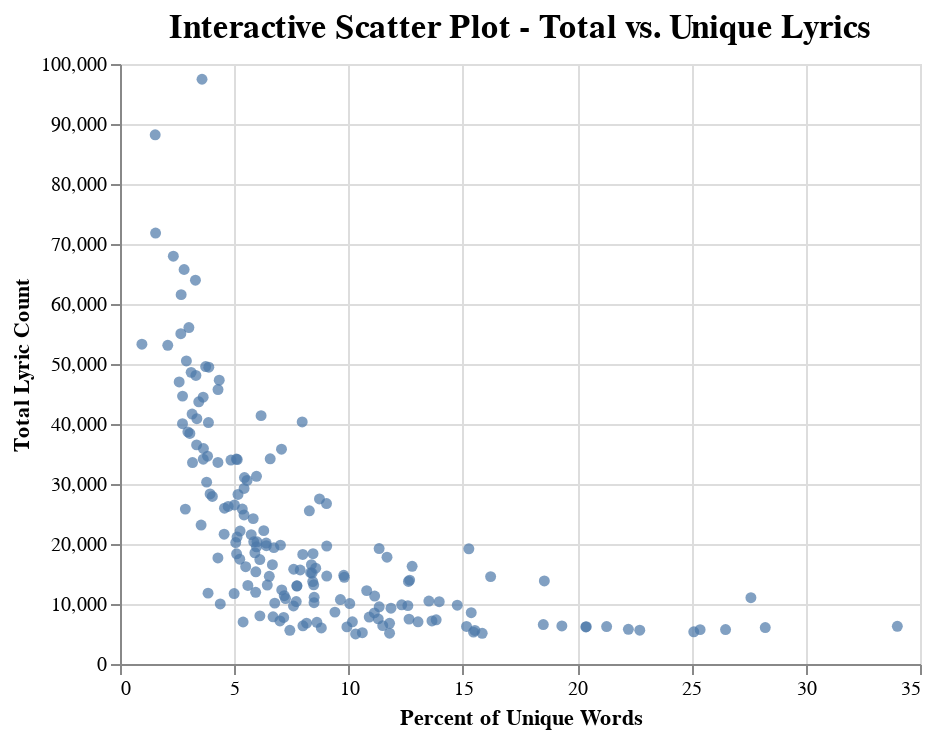

Notebook code for this chart:
### Code cell
### Below is the code for Figure 2)

metal = metal_analysis_df
metal = metal.rename(columns={'add_one':'unique_words'})

# scatter plots of points
scatter = alt.Chart(metal).mark_circle().encode(
    #x='unique_ratio:Q',
    #y='tokenized_lyrics:Q',
    x=alt.X('unique_ratio:Q', title='Percent of Unique Words'),
    y=alt.Y('tokenized_lyrics:Q', title='Total Lyric Count'),

    tooltip=['artist:N','tokenized_lyrics:Q','unique_words:Q',
             'unique_ratio:Q']
).configure_axis(
    titleFontSize=20,
    labelFontSize=18,
).interactive().properties(title="Interactive Scatter Plot - Total vs. Unique Lyrics"
                            ).configure(font="Arial",title=alt.TitleConfig(fontSize=17)
                            )
# # legend
# legend = alt.Chart(cars).mark_rect().encode(
#     y=alt.Y('Origin:N', axis=alt.Axis(title='Select Origin')),
#     color=alt.condition(click, 'Origin:N', 
#                         alt.value('lightgray'), legend=None),
#     size=alt.value(250)
# ).properties(
#     selection=click
# )

chart = scatter
chart
# chart.save('metal_only.html')

### Figure 1 — Vega-Lite specification as saved in the notebook (floating-point values rounded to 4 significant figures; data arrays with more than 128 entries replaced by an {"elided": "..."} marker saying what was removed)
{"config": {"view": {"continuousWidth": 400, "continuousHeight": 300}, "font": "Arial", "title": {"fontSize": 17}}, "data": {"name": "data-43e9178d6b4bdb091cef4d0cf55849fd"}, "mark": "circle", "encoding": {"tooltip": [{"type": "nominal", "field": "artist"}, {"type": "quantitative", "field": "tokenized_lyrics"}, {"type": "quantitative", "field": "unique_words"}, {"type": "quantitative", "field": "unique_ratio"}], "x": {"type": "quantitative", "field": "unique_ratio", "title": "Percent of Unique Words"}, "y": {"type": "quantitative", "field": "tokenized_lyrics", "title": "Total Lyric Count"}}, "selection": {"selector005": {"type": "interval", "bind": "scales", "encodings": ["x", "y"]}}, "title": "Interactive Scatter Plot - Total vs. Unique Lyrics", "$schema": "https://vega.github.io/schema/vega-lite/v4.8.1.json", "datasets": {"data-43e9178d6b4bdb091cef4d0cf55849fd": {"elided": "174 records"}}}
